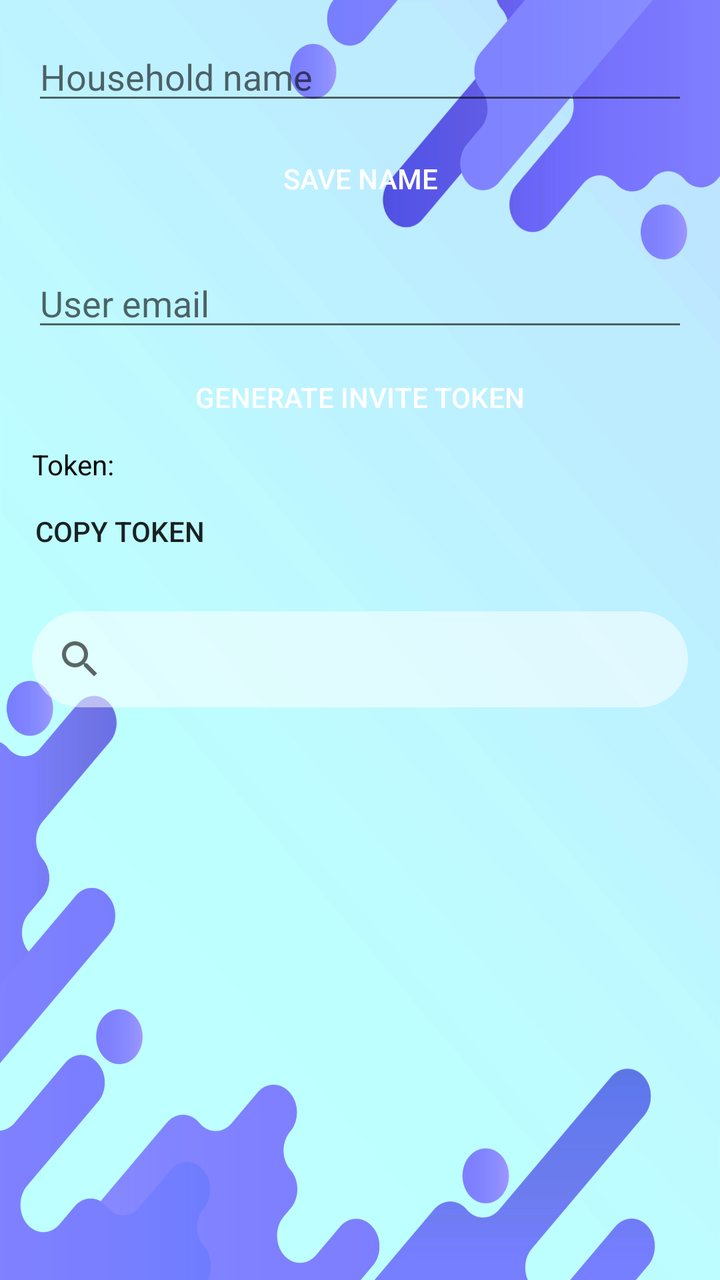
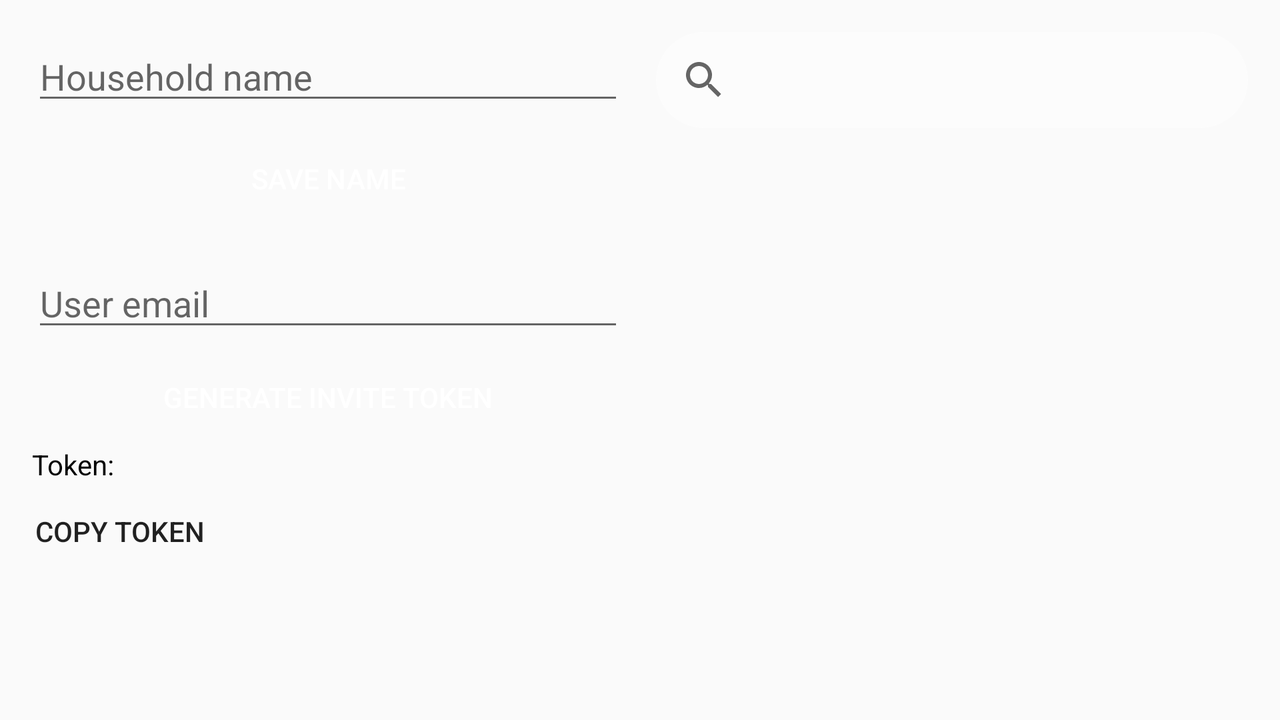

Two renders of one Android screen. The first uses the default layout on a phone; the second uses the alternative layout the repository ships for a different screen configuration, on a matching device. The two XML files are below.
<!-- AndroidManifest.xml: application theme Theme.MyFInances -->
<!-- res/layout/activity_edit_household.xml -->
<?xml version="1.0" encoding="utf-8"?>
<LinearLayout xmlns:android="http://schemas.android.com/apk/res/android"
    android:background="@drawable/login_background"
    android:layout_width="match_parent"
    android:layout_height="match_parent"
    android:padding="16dp"
    android:orientation="vertical">

    <EditText
        android:id="@+id/editHouseholdName"
        android:layout_width="match_parent"
        android:layout_height="wrap_content"
        android:hint="Household name" />

    <Button
        android:id="@+id/saveButton"
        android:layout_width="match_parent"
        android:layout_height="wrap_content"
        android:text="Save name"
        android:layout_marginTop="8dp"
        android:background="@drawable/rounded_button"
        android:textColor="@android:color/white" />

    <EditText
        android:id="@+id/emailOrLogin"
        android:layout_width="match_parent"
        android:layout_height="wrap_content"
        android:hint="User email"
        android:layout_marginTop="16dp" />

    <Button
        android:id="@+id/inviteButton"
        android:layout_width="match_parent"
        android:layout_height="wrap_content"
        android:text="Generate Invite Token"
        android:layout_marginTop="4dp"
        android:background="@drawable/rounded_button"
        android:textColor="@android:color/white" />

    <TextView
        android:id="@+id/tokenTextView"
        android:layout_width="match_parent"
        android:layout_height="wrap_content"
        android:text="Token:"

        android:textIsSelectable="true"
        android:focusable="true"
        android:longClickable="true"
        android:textColor="@android:color/black" />

    <Button
        android:id="@+id/copyTokenButton"
        android:background="@drawable/rounded_button"
        android:layout_width="wrap_content"
        android:layout_height="wrap_content"
        android:text="Copy token" />

    <SearchView
        android:id="@+id/searchUsers"
        android:layout_width="match_parent"
        android:layout_height="wrap_content"
        android:layout_marginTop="16dp"
        android:queryHint="Search user..."
        android:background="@drawable/rounded_background" />

    <ScrollView
        android:layout_width="match_parent"
        android:layout_height="wrap_content"
        android:layout_weight="1"
        android:layout_marginTop="8dp">

        <LinearLayout
            android:id="@+id/userListLayout"
            android:orientation="vertical"
            android:layout_width="match_parent"
            android:layout_height="wrap_content" />
    </ScrollView>
</LinearLayout>
<!-- resources referenced by this layout -->
<resources>
  <!-- drawable login_background: jpg bitmap (drawable, 401707 bytes) -->
  <!-- drawable rounded_background (drawable) -->
  <?xml version="1.0" encoding="utf-8"?>
  <shape xmlns:android="http://schemas.android.com/apk/res/android"
      android:shape="rectangle">
      <solid android:color="#88FFFFFF" />
      <corners android:radius="24dp" />
  </shape>
  <style name="Theme.MyFInances" parent="Base.Theme.MyFInances" />
  <style name="Base.Theme.MyFInances" parent="Theme.AppCompat.Light.NoActionBar">
          
          
      </style>
</resources>
<!-- res/layout-land/activity_edit_household.xml (the repository's variant of the layout above) -->
<!-- drawn on the phone turned sideways -->
<?xml version="1.0" encoding="utf-8"?>
<LinearLayout xmlns:android="http://schemas.android.com/apk/res/android"
    android:layout_width="match_parent"
    android:layout_height="match_parent"
    android:padding="16dp"
    android:orientation="horizontal"
    android:background="@drawable/login_background_land">

    <ScrollView
        android:layout_width="0dp"
        android:layout_height="match_parent"
        android:layout_weight="1">

        <LinearLayout
            android:orientation="vertical"
            android:layout_width="match_parent"
            android:layout_height="wrap_content">

            <EditText
                android:id="@+id/editHouseholdName"
                android:layout_width="match_parent"
                android:layout_height="wrap_content"
                android:hint="Household name" />

            <Button
                android:id="@+id/saveButton"
                android:layout_width="match_parent"
                android:layout_height="wrap_content"
                android:text="Save name"
                android:layout_marginTop="8dp"
                android:background="@drawable/rounded_button"
                android:textColor="@android:color/white" />

            <EditText
                android:id="@+id/emailOrLogin"
                android:layout_width="match_parent"
                android:layout_height="wrap_content"
                android:hint="User email"
                android:layout_marginTop="16dp" />

            <Button
                android:id="@+id/inviteButton"
                android:layout_width="match_parent"
                android:layout_height="wrap_content"
                android:text="Generate Invite Token"
                android:layout_marginTop="4dp"
                android:background="@drawable/rounded_button"
                android:textColor="@android:color/white" />

            <TextView
                android:id="@+id/tokenTextView"
                android:layout_width="match_parent"
                android:layout_height="wrap_content"
                android:text="Token:"
                android:textIsSelectable="true"
                android:focusable="true"
                android:longClickable="true"
                android:textColor="@android:color/black" />

            <Button
                android:id="@+id/copyTokenButton"
                android:background="@drawable/rounded_button"
                android:layout_width="wrap_content"
                android:layout_height="wrap_content"
                android:text="Copy token" />
        </LinearLayout>
    </ScrollView>

    <LinearLayout
        android:layout_width="0dp"
        android:layout_height="match_parent"
        android:layout_weight="1"
        android:orientation="vertical"
        android:layout_marginStart="16dp">

        <SearchView
            android:id="@+id/searchUsers"
            android:layout_width="match_parent"
            android:layout_height="wrap_content"
            android:layout_marginTop="0dp"
            android:queryHint="Search user..."
            android:background="@drawable/rounded_background" />

        <ScrollView
            android:layout_width="match_parent"
            android:layout_height="match_parent"
            android:layout_marginTop="8dp">

            <LinearLayout
                android:id="@+id/userListLayout"
                android:orientation="vertical"
                android:layout_width="match_parent"
                android:layout_height="wrap_content" />
        </ScrollView>
    </LinearLayout>
</LinearLayout>
<!-- resources referenced by the variant -->
<!-- as the phone turned sideways resolves them -->
<resources>
  <!-- drawable rounded_background (drawable) -->
  <?xml version="1.0" encoding="utf-8"?>
  <shape xmlns:android="http://schemas.android.com/apk/res/android"
      android:shape="rectangle">
      <solid android:color="#88FFFFFF" />
      <corners android:radius="24dp" />
  </shape>
  <style name="Theme.MyFInances" parent="Base.Theme.MyFInances" />
  <style name="Base.Theme.MyFInances" parent="Theme.AppCompat.Light.NoActionBar">
          
          
      </style>
</resources>
